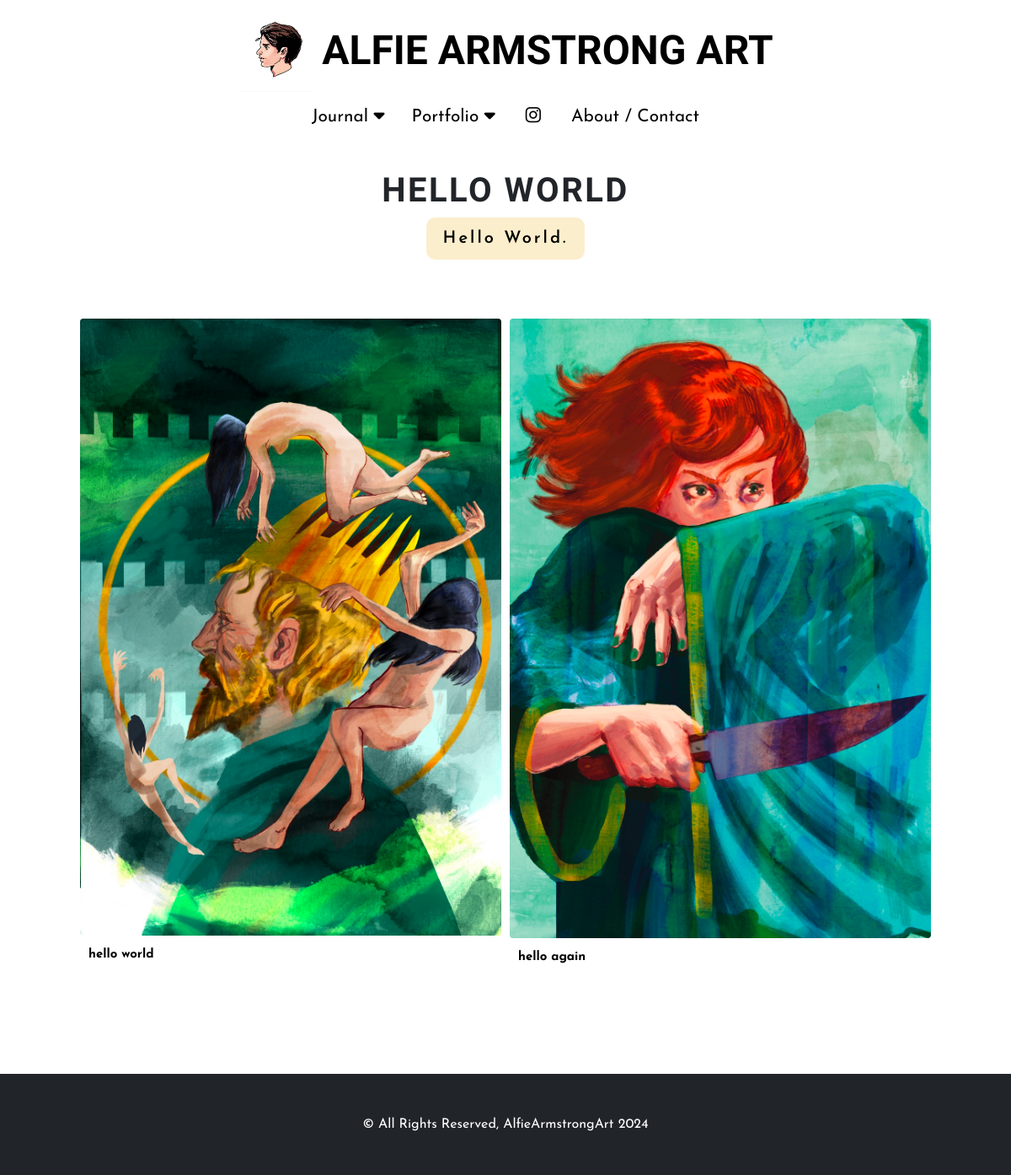
Screenshot of /portfolio/gallery/1 with the database file from the repository.
### portfolio/models.py (models this page shows, shortened)
class Gallery(models.Model):
	title = models.CharField(max_length=250, default='', blank=True, null=True)
	description = models.TextField(max_length=500, default='', blank=True, null=True)
	is_published = models.BooleanField(default=False)
	class Meta:
		verbose_name_plural = 'galleries'

class Image(models.Model):
	gallery = models.ForeignKey(Gallery, related_name='image', on_delete=models.CASCADE)
	image = models.ImageField(upload_to='uploads/works/')
	caption = models.CharField(max_length=200, blank=True, null=True)

### portfolio/views.py (the view)
# urls.py: path('portfolio/gallery/<int:pk>', views.gallery, name='gallery'),
def gallery(request, pk):
    gallery = Gallery.objects.get(id=pk)
    images = gallery.image.all()
    if gallery.is_published:
        return render(request, 'portfolio/gallery.html', {'gallery':gallery, 'images':images})
    else:
        return redirect('home')

### journal/context_processors.py (called while the page is built)
def articles_processor(request):
    return {
        'articles': Article.objects.all()
    }

### portfolio/context_processors.py (called while the page is built)
def galleries_processor(request):
    return {
        'galleries': Gallery.objects.all()
    }

### portfolio/templates/portfolio/gallery.html (shortened to what this page needs)
{% extends 'base.html' %}
{% block content %}
<main>
  <div class="gallery-page">
  <div class="gallery-title  fade-in">
    <h1>{{ gallery.title }}</h1>
    {% if gallery.description %}
      <p  fade-in>{{ gallery.description }}.</p>
    {% else %}
      <div></div>
    {% endif %}
  </div>
  <div class="gallery-position">
    {% for image in images %}
      <div class="gallery-image fade-in">
        {% if image.caption %}
          <img src="{{ image.image.url }}" class="img-fluid modal-img" alt="{{ image.caption }}">
          <p class="caption">{{ image.caption }}</p>
        {% else %}
          <img src="{{ image.image.url }}" class="img-fluid modal-img" alt="{{ gallery.title }}">
        {% endif %}
      </div>
    {% endfor %}
  </div>
  </div>
</main>
{% endblock %}

### static/css/styles.css (style rules this page uses)
body { width: 100%; }
main { min-height: 100vh; }
.fade-in { opacity: 0; transition: opacity 0.8s ease-in; }
.fade-in.appear { opacity: 1; }
h1, h2, h3, h4, h5 { font-family: "Grandstander", cursive; font-optical-sizing: auto; font-weight: 900; font-style: normal; text-transform: uppercase; }
p, label, button, a { font-family: "Josefin Sans", sans-serif; }
.gallery-title { display: flex; flex-direction: column; justify-content: center; align-items: center; margin: 70px 50px 0 50px; text-align: center; }
.gallery-title h1 { text-align: center; letter-spacing: 2.5px; }
.gallery-title p { font-size: 20px; font-weight: 600; letter-spacing: 3px; padding: 10px 20px 10px 20px; background-color: #FAEECC; color: black; margin-bottom: 10px; border-radius: 10.5px; }
.gallery-page { margin: 90px 50px 50px 50px; display: flex; flex-direction: column; align-items: center; justify-content: center; text-align: center; }
.gallery-position { display: flex; justify-content: center; flex-wrap: wrap; align-items: flex-start; padding: 30px 30px 30px 30px; margin: 30px 270px 30px 270px; }
.gallery-image { margin: 0 5px 5px 5px; height: 100%; display: flex; flex-direction: column; align-items: center; width: 500px; }
.gallery-image img { width: 100%; border-radius: 0.25rem; }
.gallery-image p { padding: 10px; background-color: white; color: black; margin-bottom: 2px; margin-top: 2px; font-size: 15px; font-weight: 800; text-align: center; align-self: flex-start; opacity: 0; position: relative; top: -44px; transition: opacity 0.5s; }
.modal-img { border-radius: 5px; cursor: pointer; transition: 0.3s; }
@media only screen and (max-width: 1810px) { .gallery-position { margin: 30px 70px 30px 70px; } }
@media only screen and (max-width: 1400px) { .gallery-position { margin: 30px 7px 30px 7px; } }
@media only screen and (max-width: 1400px) { .gallery-image p { top: 0px; opacity: 1; } }
@media only screen and (max-width: 1300px) { .gallery-position { margin: 30px 7px 30px 7px; } }
@media only screen and (max-width: 1300px) { .gallery-page { margin-top: 132px; } }

### rows the page displays
Gallery: title "HELLO WORLD", description "Hello World"
Image: image (picture), caption "hello world"
Image: image (picture), caption "hello again"
